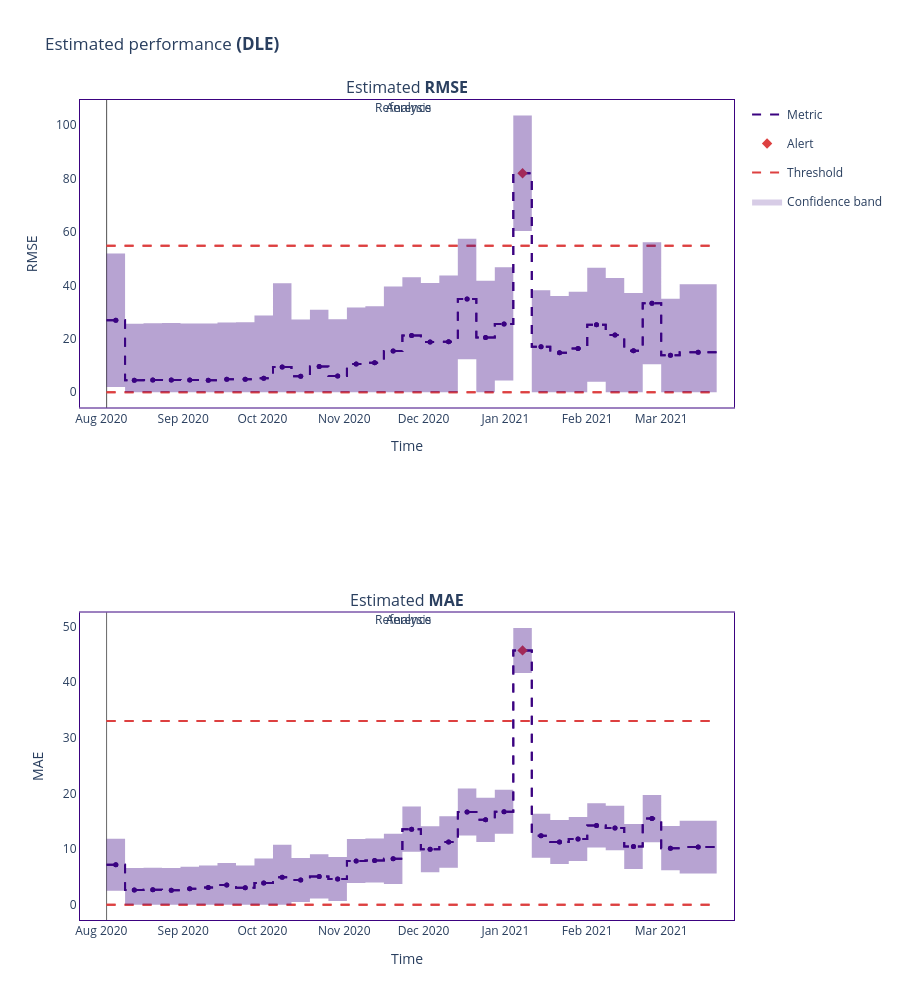

Source (notebook cell):
### Markdown cell above
#### Use of refdf as a experiment on production using real data

### Code cell
result = analysis.estimate(merged_df)
result.plot().show()
